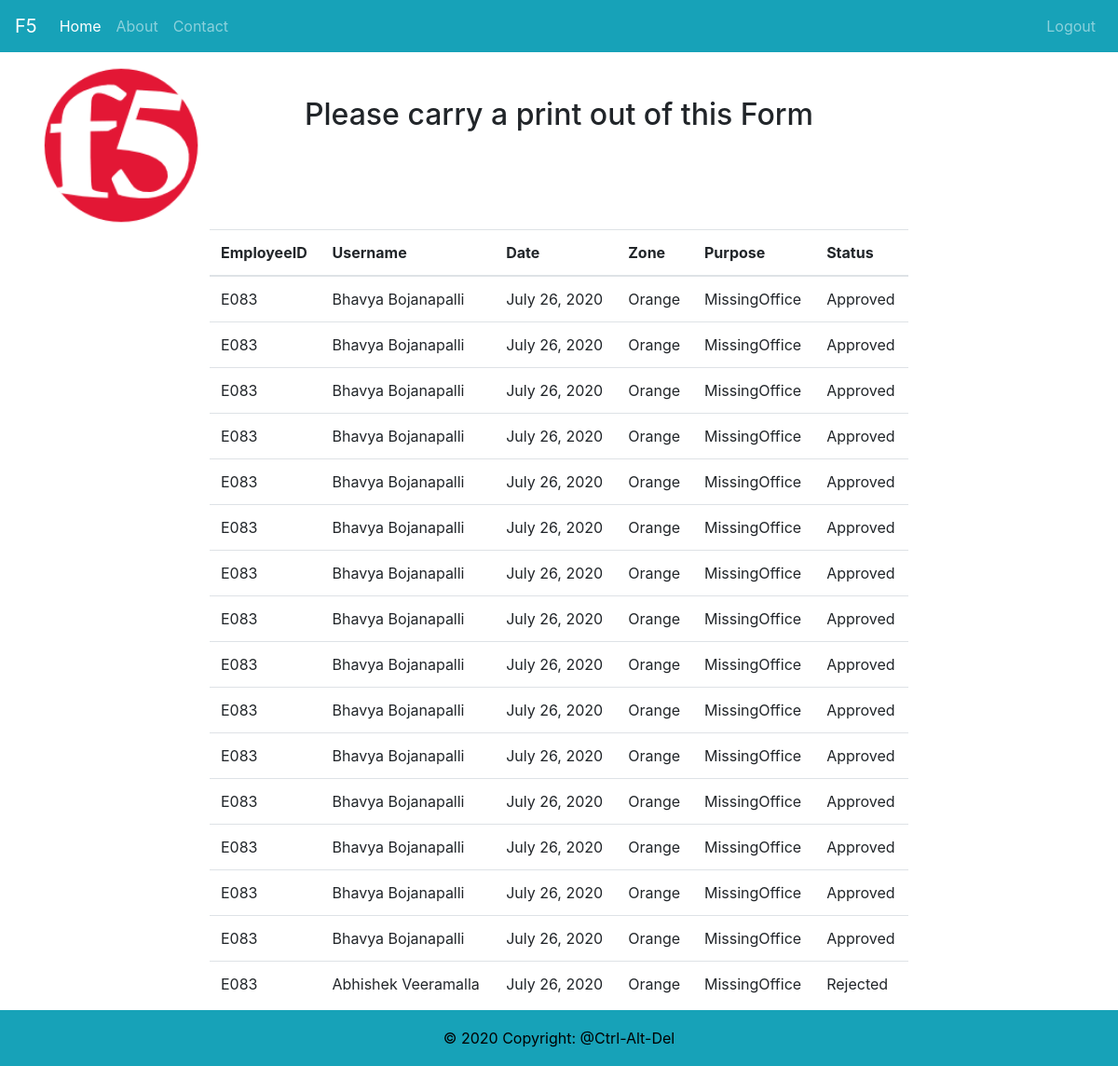
Before: /requests (signed in) with the older database file.
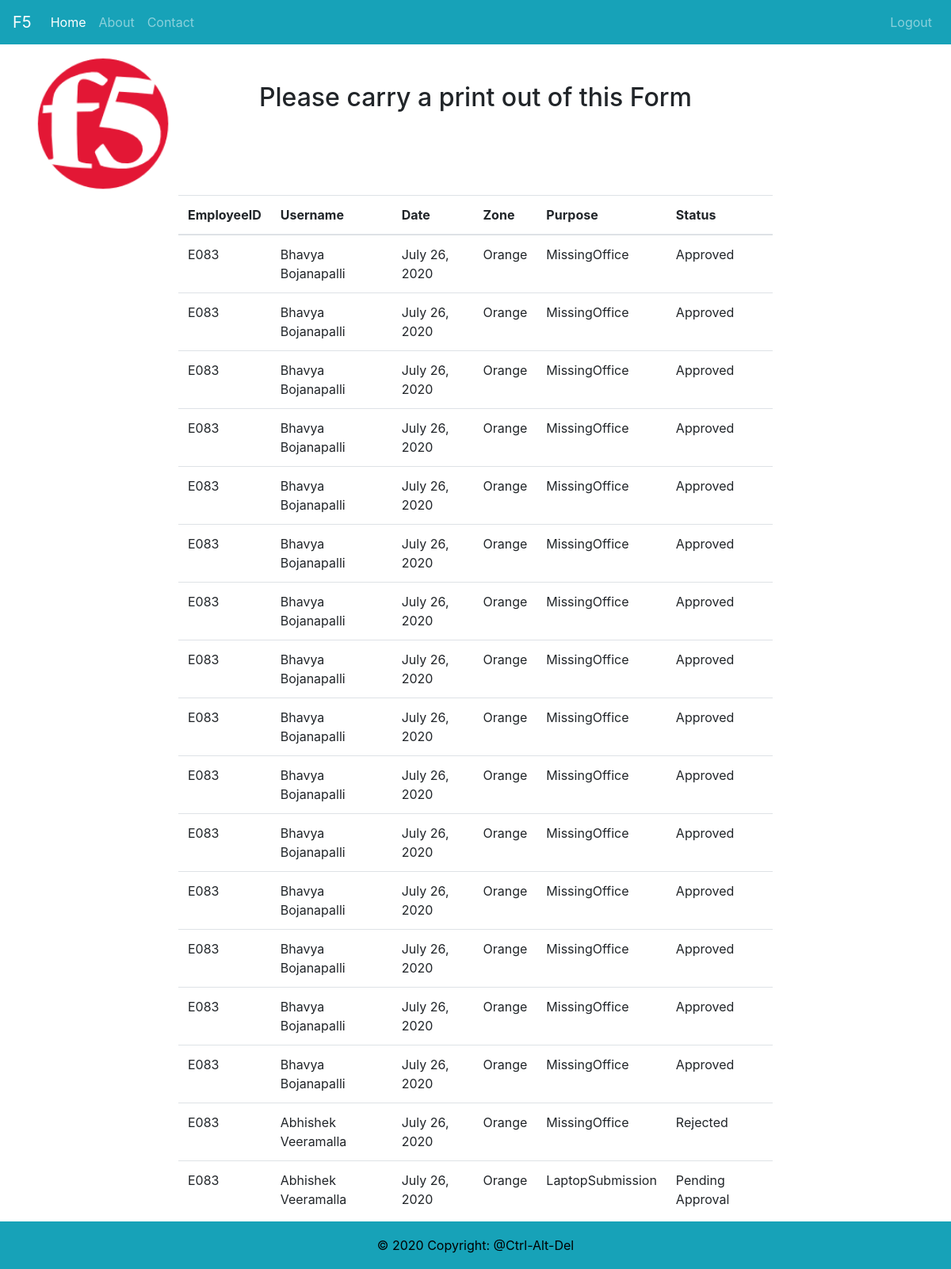
After: the same page with the newer database file.
### core/models.py (models this page shows)
class Request(models.Model):
    id = models.AutoField(primary_key=True) #pkey
    employeeID = models.CharField(max_length=10) # fkey: Employee with role empl
    username = models.CharField(max_length=50)
    managerID = models.CharField(max_length=10) # fkey: Employee with role mgr
    managerName = models.CharField(max_length=255)
    date = models.DateField()
    zone = models.CharField(max_length=255)
    purpose = models.TextField()
    status = models.CharField(max_length=255)

### core/views.py (the view)
# urls.py: url(r'requests', RequetsView.as_view(), name="requests"),
class RequetsView(ListView):
    model = Request
    template_name = "requests.html"
    def get_queryset(self):
        return Request.objects.filter(employeeID=self.request.user.username)

### core/templates/requests.html
{% extends "base.html" %}
{%load static %}
{% block content %}
<div class="container-fluid text-center">
  <div class="row content">
    <div class="col-sm-2 sidenav">
     <img src="{% static 'images/f5-logo.png'%}" alt="f5-logo" width="200" height="200">
    </div>
    <div class="col-sm-8 text-left">
        <br></br>
        <center><h2>Please carry a print out of this Form</h2></center>
        <br></br><br></br>
       <table class="table table-hover">
            <thead>
                <tr>
                    <th>EmployeeID</th>
                    <th>Username</th>
                    <th>Date</th>
                    <th>Zone</th>
                    <th>Purpose</th>
                    <th>Status</th>
                </tr>
            </thead>
            <tbody>
            {% for record in object_list %}
                <tr>
                    <td> {{ record.employeeID }} </td>
                    <td> {{ record.username }} </td>
                    <td> {{ record.date }} </td>
                    <td> {{ record.zone }} </td>
                    <td> {{ record.purpose }} </td>
                    <td> {{ record.status }} </td>
                </tr>
            {% endfor %}
            </tbody>
        </table>
    </div>
    <div class="col-sm-2 sidenav">
    </div>
  </div>
</div>
{% endblock content %}

Changed rows visible on the page:
added Request: employeeID "E083", username "Abhishek Veeramalla", date "July 26, 2020", zone "Orange", purpose "LaptopSubmission", status "Pending Approval"
